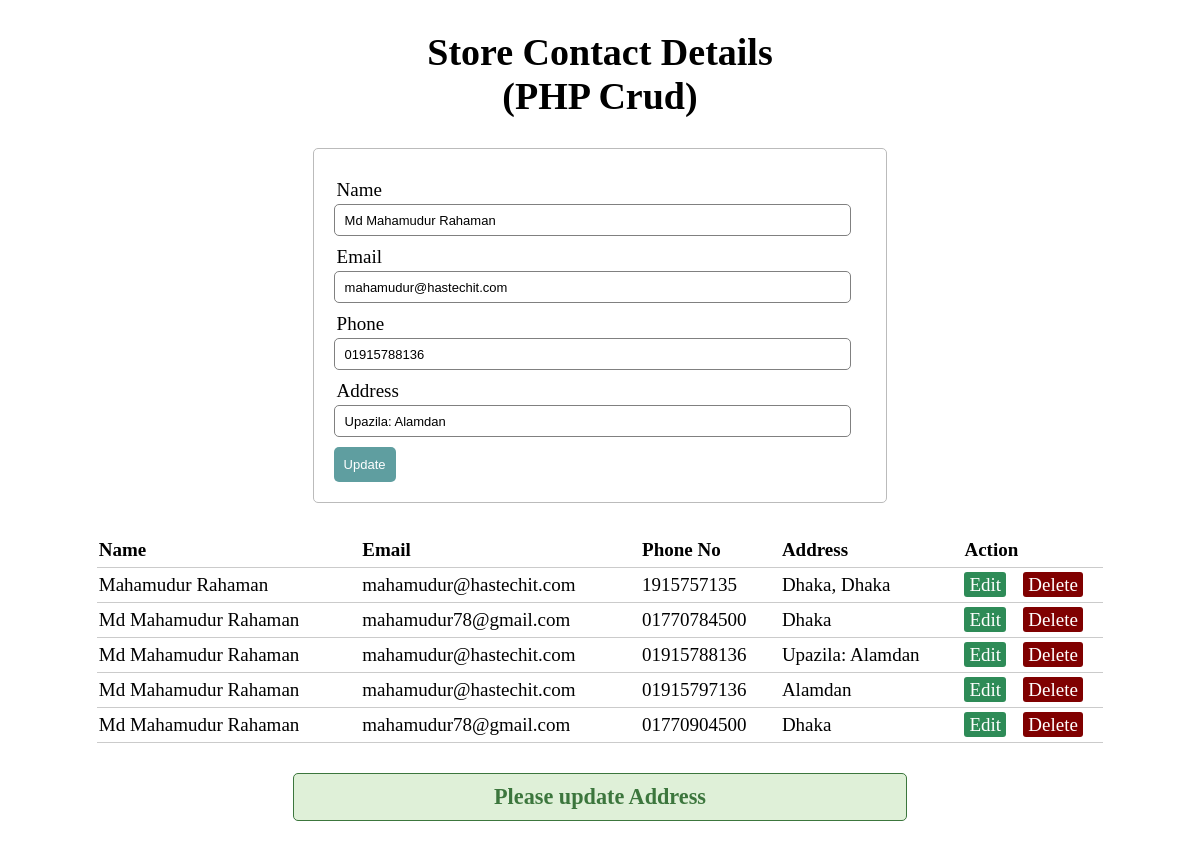
Page /index.php?edit=3 on the committed database.
### tables this page shows
CREATE TABLE `info` (
  `id` int(11) NOT NULL,
  `name` varchar(40) NOT NULL,
  `email` varchar(40) NOT NULL,
  `phone` varchar(11) NOT NULL,
  `address` varchar(255) NOT NULL
);

### edit.php (called while the page is built, shortened)
<?php
if (isset($_GET['edit'])) {
	$id = $_GET['edit'];
	$edit_state = true;
	$rec = mysqli_query($db, "SELECT * FROM info WHERE id = $id");
	$record = mysqli_fetch_array($rec);
	$name = $record['name'];
	$email = $record['email'];
	$phone = $record['phone'];
	$address = $record['address'];
	$result = "Please update Address";
}

### index.php (the view, shortened to what this page needs)
<?php
$edit_state = false;
include('db.php');
if (isset($_GET['edit']) || isset($_POST['update'])) {
	include_once('edit.php');
}
$resultview = mysqli_query($db, "SELECT * FRoM info");
?>
<!DOCTYPE html>
<html>
<head>
	<link rel="stylesheet" type="text/css" href="style.css">
</head>
<body>
	<h1 class="titel">Store Contact Details (PHP Crud)</h1>
	<form method="post" action="index.php">
		<div class="input-group">
			<label>Name</label>
			<input type="text" name="name" value="<?php echo (!isset($name)? '':$name); ?>">
		</div>
		<div class="input-group">
			<label>Email</label>
			<input type="text" name="email" value="<?php echo (!isset($email)? '':$email); ?>">
		</div>
		<div class="input-group">
			<label>Phone</label>
			<input type="text" name="phone" value="<?php echo (!isset($phone)? '':$phone); ?>">
		</div>
		<div class="input-group">
			<label>Address</label>
			<input type="text" name="address" value="<?php echo (!isset($address)? '':$address); ?>">
		</div>
		<div class="input-group">
			<?php if ($edit_state == false): ?>
				<button type="submit" name="save" class="btn">Save</button>
			<?php else: ?>
				<button type="submit" name="update" class="btn">Update</button>
			<?php endif ?>
		</div>
	</form>
	<table>
		<thead>
			<tr>
				<th>Name</th>
				<th>Email</th>
				<th>Phone No</th>
				<th>Address</th>
				<th colspan="2">Action</th>
			</tr>
		</thead>
		<tbody>
			<?php while ($row = mysqli_fetch_array($resultview)) { ?>
				<tr>
					<td><?php echo $row['name']; ?></td>
					<td><?php echo $row['email']; ?></td>
					<td><?php echo $row['phone']; ?></td>
					<td><?php echo $row['address']; ?></td>
					<td>
						<a href="index.php?edit=<?php echo $row['id']; ?>" class="edit_btn ">Edit</a>
					</td>
					<td>
						<a href="index.php?del=<?php echo $row['id']; ?>" class="del_btn">Delete</a>
					</td>
				</tr>
			<?php } ?>
		</tbody>
	</table>
	<?php
	if(isset($result)>0){
		echo '<h3 class="msg" align="center">'.$result.'</h3>';
	} ?>
</body>
</html>

### style.css (style rules this page uses)
body { font-size: 19px; }
h1 { width: 33%; margin: 30px auto; text-align: center; }
table { width: 85%; margin: 30px auto; border-collapse: collapse; text-align: left; }
tr { border-bottom: 1px solid #cbcbcb; }
th, td { border: none; height: 30px; padding: 2px; }
form { width: 45%; margin: 30px auto; text-align: left; padding: 20px; border: 1px solid #bbbbbb; border-radius: 5px; }
.input-group { margin: 10px 0px 0px 0px; }
.input-group label { display: block; text-align: left; margin: 3px; }
.input-group input { height: 30px; width: 93%; padding: 0px 10px; font-size: 13px; border-radius: 5px; border: 1px solid gray; }
.btn { padding: 10px; font-size: 13px; color: white; background: #5F9EA0; border: none; border-radius: 5px; }
.edit_btn { text-decoration: none; padding: 2px 5px; background: #2E8B57; color: white; border-radius: 3px; }
.del_btn { text-decoration: none; padding: 2px 5px; color: white; border-radius: 3px; background: #800000; }
.msg { margin: 30px auto; padding: 10px; border-radius: 5px; color: #3c763d; background: #dff0d8; border: 1px solid #3c763d; width: 50%; text-align: center; }

### rows in the picture
info: name "Md Mahamudur Rahaman", email "mahamudur@hastechit.com", phone "01915788136", address "Upazila: Alamdan"
info: name "Mahamudur Rahaman", email "mahamudur@hastechit.com", phone "1915757135", address "Dhaka, Dhaka"
info: name "Md Mahamudur Rahaman", email "mahamudur78@gmail.com", phone "01770784500", address "Dhaka"
info: name "Md Mahamudur Rahaman", email "mahamudur@hastechit.com", phone "01915797136", address "Alamdan"
info: name "Md Mahamudur Rahaman", email "mahamudur78@gmail.com", phone "01770904500", address "Dhaka"

### other values in the picture
$result "Please update Address"
